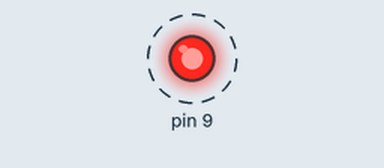
This sketch was run on a simulated Arduino Uno, built with avr-gcc and run on an emulated ATmega328P. On the bench: output pins drawn as LEDs (lit = HIGH). Dashed ring = blinking.

Above: at 3.2 s.
Timing chart, 0 to 6.5 s (numbered marks = the images above):
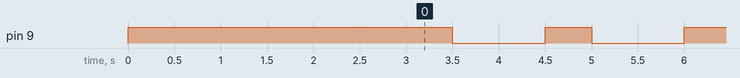

Measured:
- by itself, pin 9: alternates HIGH for 0.50 s and LOW for 1.0 s

The sketch:

sketch.ino
```cpp
void setup() {
  // put your setup code here, to run once:
  pinMode(9, OUTPUT);
   digitalWrite(9, HIGH);
   delay(3000);
}

void loop() {
  // put your main code here, to run repeatedly:
  digitalWrite(9, HIGH);
  delay(500);
  digitalWrite(9, LOW);
  delay(1000);
}
```
